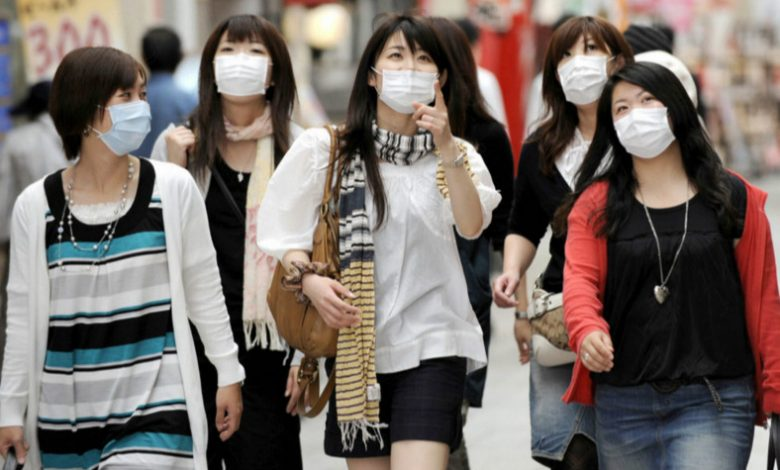
#> input picture opencv/data/mask.jpg, 780 x 470 px
$ jupyter execute '02. Drawing, Translation, Rotation.ipynb'
#> lines starting #> are read from the running program, lines starting #| are printed output that depends on the picture
[cell 1]
import cv2
import matplotlib.pyplot as plt
import numpy as np
import os

# drawing

[cell 2]
# Create a black image
img = np.zeros((512,512,3),dtype=np.uint8)
# The "u" in "uint" is short for "unsigned", meaning the integer doesn't have a sign (it can't be negative).
# Signed 8 bit integers values go from -128 to +127, while unsigned go from 0 to 255

[cell 3]
# Draw a green line on it from top-left to bottom-right corners, with green color and thickness of 5 px.
cv2.line(img,(0,0),(511,511),(0,255,0),5) # b"g"r

cv2.imshow('img',img)
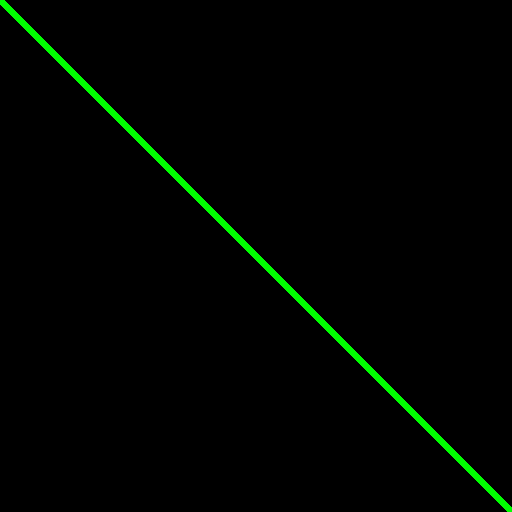
#> window 'img': shape (512, 512, 3); mean B, G, R 0, 4.5, 0

cv2.waitKey(0)
#The function waitKey waits for a key event infinitely (when delay≤0 ) or for delay milliseconds#

[cell 4]
# Draw a rectangle from top-left corner and bottom-right corner of rectangle.
# A red rectangle at the top-right corner of image.
cv2.rectangle(img,(20,20),(100,100),(0,0,255),2) # bg"r"

cv2.imshow('img',img)

cv2.waitKey(0)

[cell 5]
# Draw a blue circle given its center coordinates and radius.
cv2.circle(img,(150,150),100,(255,0,0),1)

cv2.imshow('img',img)

cv2.waitKey(0)

[cell 6]
# Polygon's pts is an array of shape ROWSx1x2 where ROWS are number of vertices and it should be of type int32.
pts = np.array([[100,100],[80,200],[200,230]],np.int32) # 3x2
# reshape pts to ROWSx1x2
pts = pts.reshape((-1,1,2)) # 3x1x2
cv2.polylines(img,[pts],True,(255,255,255),3) # empty inside
# cv2.fillPoly(img,[pts],(255,255,255)) # fill inside

cv2.imshow('img',img)

cv2.waitKey(0)

[cell 7]
# Adding Text(img, str, position, font type, size, color, thickness, lineType)
# Font type (Check cv.putText() docs for supported fonts)
# lineType = cv.LINE_AA is recommended.
font=cv2.FONT_HERSHEY_COMPLEX
cv2.putText(img,'opencv',(100,400),font,1,(255,255,255),5,lineType=cv2.LINE_AA)
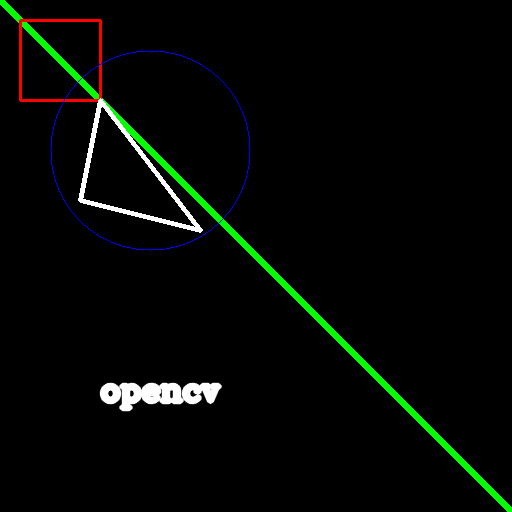
#> img: shape (512, 512, 3); mean of channels 0, 1, 2 4.4, 8.1, 4.8; drawn as B, G, R

cv2.imshow('img',img)

cv2.waitKey(0)

[cell 8]
cv2.destroyAllWindows()

[cell 9]
plt.imshow(img)
plt.show()

# Geometric Transformations of Images

https://docs.opencv.org/3.4/da/d6e/tutorial_py_geometric_transformations.html

# Translation

cv2.warpAffine(src, M, dsize)

affine: 線性變換加平移

[cell 10]
img_path = os.path.join('data', 'mask.jpg')
img = cv2.imread(img_path)
#> img is the input picture: shape (470, 780, 3); mean B, G, R 103.5, 108.6, 119
img = cv2.cvtColor(img, cv2.COLOR_BGR2RGB)

[cell 11]
height, width, channels = img.shape
#> height = 470; width = 780; channels = 3
print(height, width, channels)
#| 470 780 3

[cell 12]
tx = 200
ty = 100

# M: the transformation matrix
M = np.float32([[1,0,tx],[0,1,ty]]) # tx, ty: shift in x and y directions!
dst = cv2.warpAffine(img,M,(width,height)) # 3rd arg: (width, height)!!!
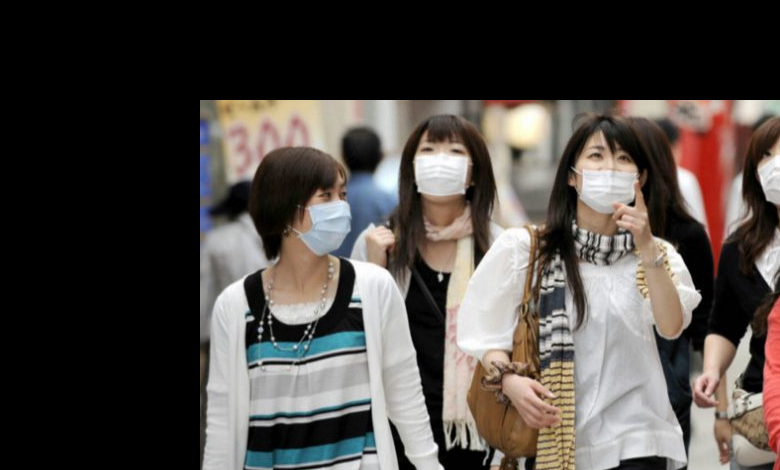
#> dst: shape (470, 780, 3); mean R, G, B 78, 72.3, 68.4
dst_wh = cv2.warpAffine(img,M,(width*2,height*2))
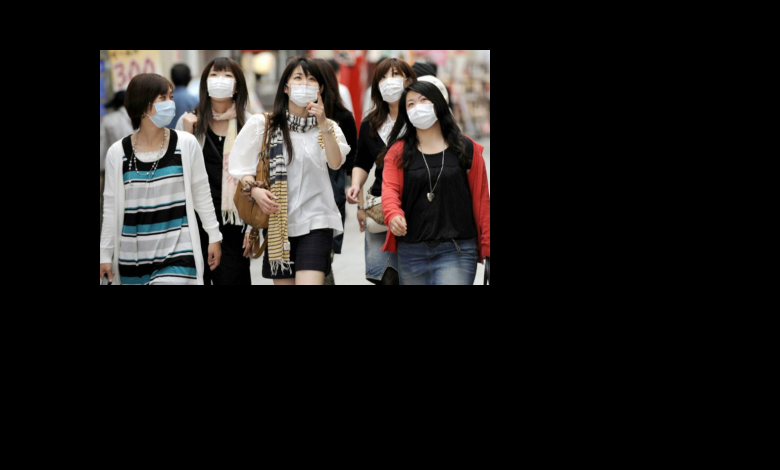
#> dst_wh: shape (940, 1560, 3) (shown at 1/2 size); mean R, G, B 29.8, 27.2, 25.9

[cell 13]
plt.figure(figsize=(12,9),dpi=100)
plt.subplot(131) # row 1 col 3 index 1
plt.imshow(img)

plt.subplot(132) # row 1 col 3 index 2
plt.imshow(dst)

plt.subplot(133) # row 1 col 3 index 3
plt.imshow(dst_wh)

plt.show()

# Rotation

cv2.getRotationMatrix2D(center, angle, scale)

https://cristianpb.github.io/blog/image-rotation-opencv

[cell 14]
img_path = os.path.join('data', 'mask.jpg')
img = cv2.imread(img_path)
img = cv2.cvtColor(img, cv2.COLOR_BGR2RGB)

[cell 15]
height, width, channels = img.shape
print(height, width, channels)
#| 470 780 3

[cell 16]
M = cv2.getRotationMatrix2D((width/2,height/2),45,0.7) # anticlockwise
dst = cv2.warpAffine(img,M,(width,height))
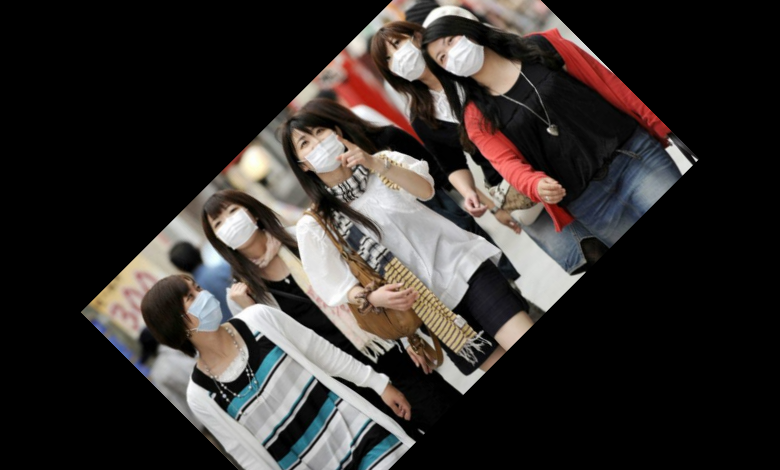
#> dst: shape (470, 780, 3); mean R, G, B 53.8, 48.9, 46.6

[cell 17]
plt.figure(figsize=(8,6),dpi=100)
plt.subplot(121) # row 1 col 2 index 1
plt.imshow(img)

plt.subplot(122) # row 1 col 2 index 1
plt.imshow(dst)

plt.show()
